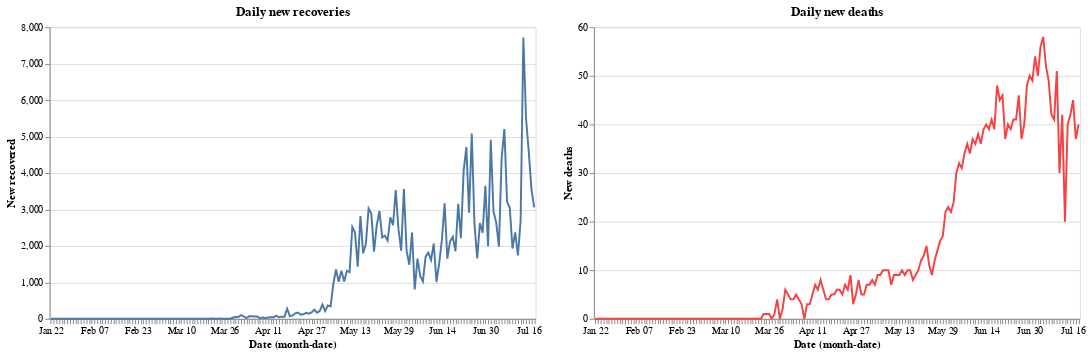

The code cell stored with this chart in its notebook:
### Code cell
red= alt.value("#f54242")
    
base.encode(y='New recovered').properties(title='Daily new recoveries')|base.encode(y='New deaths',color=red).properties(title='Daily new deaths')

### Figure 1 — Vega-Lite specification as saved in the notebook (floating-point values rounded to 4 significant figures; data arrays with more than 128 entries replaced by an {"elided": "..."} marker saying what was removed)
{"config": {"view": {"continuousWidth": 400, "continuousHeight": 300}}, "hconcat": [{"mark": "line", "encoding": {"x": {"type": "ordinal", "field": "Date", "timeUnit": "monthdate"}, "y": {"type": "quantitative", "field": "New recovered"}}, "title": "Daily new recoveries", "width": 500}, {"mark": "line", "encoding": {"color": {"value": "#f54242"}, "x": {"type": "ordinal", "field": "Date", "timeUnit": "monthdate"}, "y": {"type": "quantitative", "field": "New deaths"}}, "title": "Daily new deaths", "width": 500}], "data": {"name": "data-5b4aee13944a7aeea31b79f618997af4"}, "$schema": "https://vega.github.io/schema/vega-lite/v4.8.1.json", "datasets": {"data-5b4aee13944a7aeea31b79f618997af4": {"elided": "179 records"}}}
